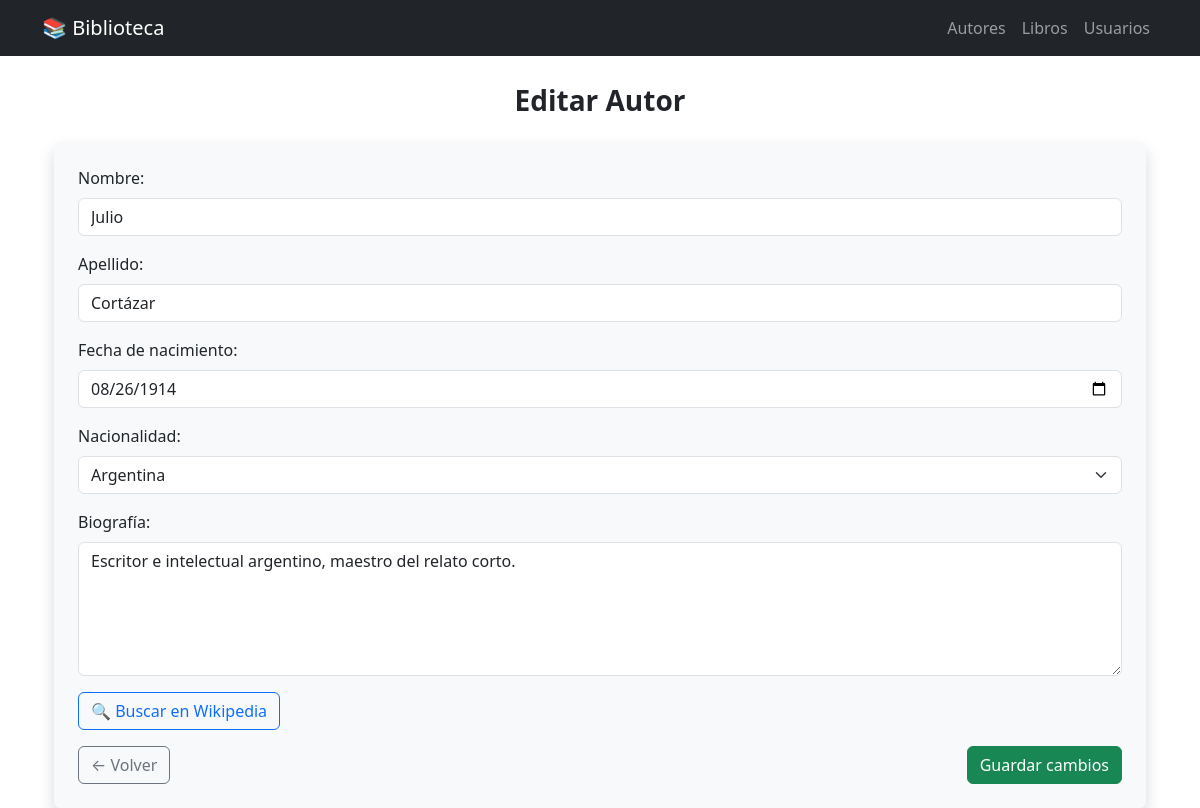
The page /autores/5 on the database its author committed.
### app/models/autores.py (models this page shows, shortened)
class Autor(Base):
    __tablename__ = 'autores'
    autor_id = Column(Integer, primary_key=True)
    nombre = Column(String)
    apellido = Column(String)
    fecha_nacimiento = Column(Date, nullable=True)
    nacionalidad_id = Column(Integer, ForeignKey('nacionalidad.nacionalidad_id'))
    biografia = Column(Text, nullable=True)
    nacionalidad = relationship("Nacionalidad", back_populates="autores")

### app/frontend/autores.py (the view)
@router.get("/autores/{autor_id}", response_class=HTMLResponse)
async def detail_autor_html(
    request: Request,
    autor_id: str
):
    try:
        autor_id_int = int(autor_id)
        if autor_id_int <= 0:
            raise ValueError
    except ValueError:
        print(f"[ERROR] ID no es número válido: {autor_id}")
        raise HTTPException(
            status_code=422,
            detail=f"El ID debe ser un número entero positivo. Se recibió: {autor_id}"
        )
    autor = db.get_por_id(autor_id_int)
    if not autor:
        raise HTTPException(
            status_code=404,
            detail=f"Autor con ID {autor_id_int} no encontrado"
        )
    nacionalidades = db_nacionalidades.get_todos(order_by=Nacionalidad.sdes)
    return templates.TemplateResponse("autores/detail.html", {
        "request": request,
        "autor": autor,  # Pasamos el objeto completo
        "autor_id": autor_id_int,
        "nacionalidades": nacionalidades
    })

### templates/autores/detail.html (shortened to what this page needs)
{% extends "base.html" %}
{% block content %}
<div class="container mt-4">
    <h2 class="mb-4 text-center">Editar Autor</h2>
    <form method="post" action="/api/autores/{{ autor.autor_id }}/update" class="p-4 shadow rounded bg-light">
        <div class="mb-3">
            <label for="nombre" class="form-label">Nombre:</label>
            <input type="text" class="form-control" id="nombre" name="nombre" value="{{ autor.nombre }}" required>
        </div>
        <div class="mb-3">
            <label for="apellido" class="form-label">Apellido:</label>
            <input type="text" class="form-control" id="apellido" name="apellido" value="{{ autor.apellido }}" required>
        </div>
        <div class="mb-3">
            <label for="fecha_nacimiento" class="form-label">Fecha de nacimiento:</label>
            <input type="date" class="form-control" id="fecha_nacimiento" name="fecha_nacimiento"
                   value="{{ autor.fecha_nacimiento.strftime('%Y-%m-%d') if autor.fecha_nacimiento else '' }}">
        </div>
        <div class="mb-3">
            <label for="nacionalidad_id" class="form-label">Nacionalidad:</label>
            <select class="form-select" id="nacionalidad_id" name="nacionalidad_id" required>
                {% for nacionalidad in nacionalidades %}
                    <option value="{{ nacionalidad.nacionalidad_id }}"
                        {% if autor.nacionalidad and autor.nacionalidad.nacionalidad_id == nacionalidad.nacionalidad_id %}selected{% endif %}>
                        {{ nacionalidad.sdes }}
                    </option>
                {% endfor %}
            </select>
        </div>
        <div class="mb-3">
            <label for="biografia" class="form-label">Biografía:</label>
            <textarea class="form-control" id="biografia" name="biografia" rows="5">{{ autor.biografia or '' }}</textarea>
        </div>
        <div class="d-flex justify-content-between mb-3">
            <button formaction="/api/autores/bio/{{ autor.autor_id }}" formmethod="post" type="submit" class="btn btn-outline-primary">
                🔍 Buscar en Wikipedia
            </button>
        </div>
        <div class="d-flex justify-content-between">
            <a href="/autores" class="btn btn-outline-secondary">
                ← Volver
            </a>
            <button type="submit" class="btn btn-success">
                 Guardar cambios
            </button>
        </div>
    </form>
</div>
{% endblock %}

### templates/base.html (style rules this page uses)
body { padding-top: 60px; }
.container { max-width: 1100px; }
h2.mb-4.text-center { font-size: 1.75rem; font-weight: 600; }
body { overflow-y: scroll; }

### rows shown on the page
Autor: nombre "Julio", apellido "Cortázar", fecha_nacimiento "08/26/1914", biografia "Escritor e intelectual argentino, maestro del relato corto."

### other values the page prints
form field nacionalidad_id "Argentina"
